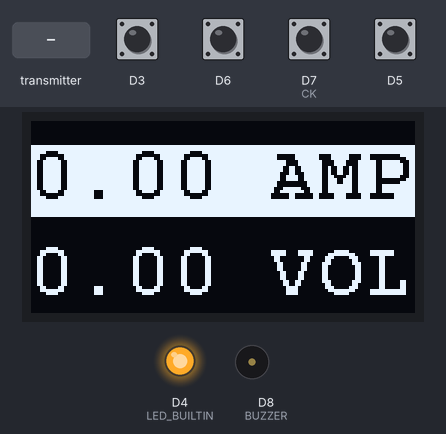
Bench run of a program on a simulated ESP8266 (NodeMCU). Parts: 128×64 one-colour display, output pins drawn as LEDs (lit = HIGH, except the on-board LED, lit = LOW), buzzer (waves = sounding). Dashed ring = blinking. The inputs (shaded band) are chosen by the test bench; at power-on: D3, D5, D6, D7 (CK) HIGH. What the program prints to the serial monitor is not drawn.

Above: at 3.2 s.
3.3 s: the transmitter starts sending limiteTension = 1
At 3.7 s:
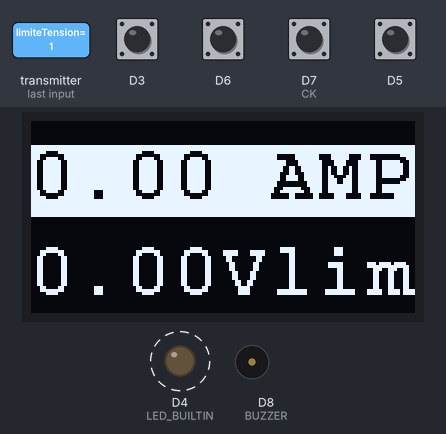
5.8 s: D5 pulled LOW for 0.15 s
At 6.59 s:
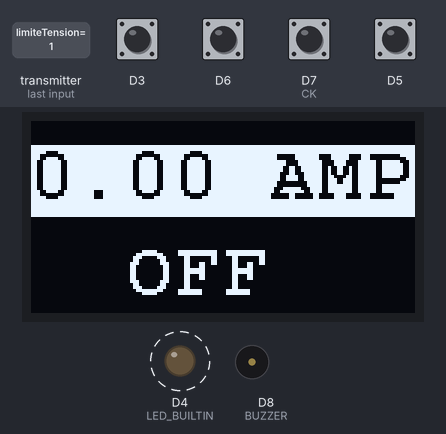
8.3 s: D3 pulled LOW for 0.15 s
At 8.7 s:
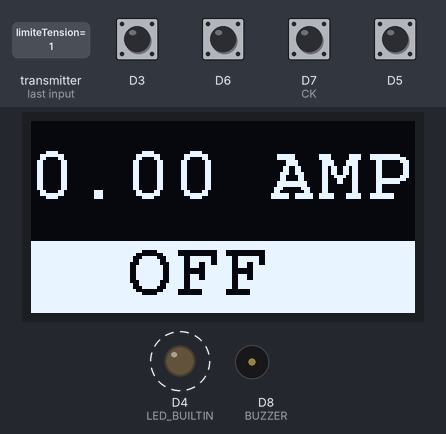
10.8 s: D5 pulled LOW for 1 s
At 11.59 s:
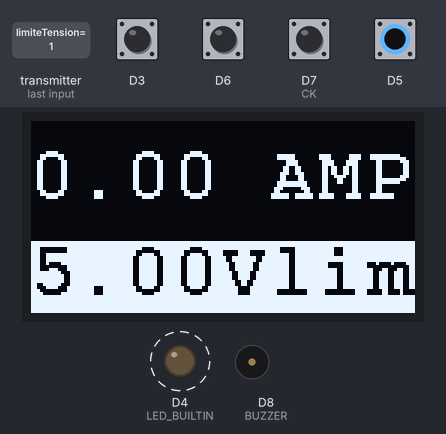
13.3 s: the transmitter starts sending limiteTension = 0
At 13.7 s:
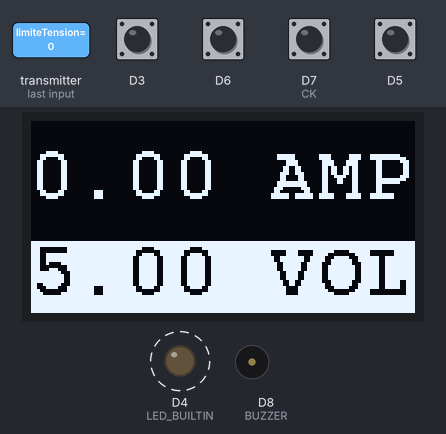
15.8 s: D7 (CK) pulled LOW for 0.15 s
At 16.59 s:
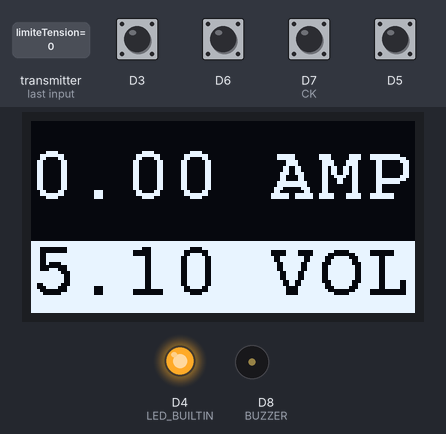
Timing chart, 0 to 18.4 s (numbered marks = the images above; inputs shaded):
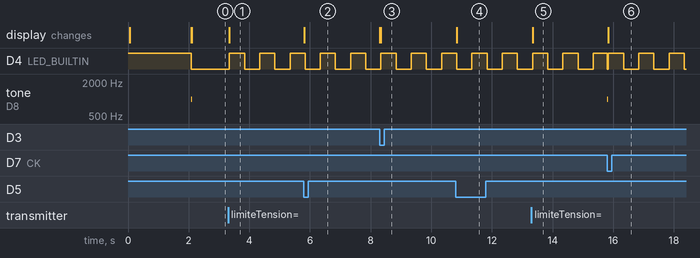

The program:

main.cpp
```cpp
/**********************************************************
  Proyecto: Electrónica para detector de haces moleculares
  OT:20220390
    Dos microcontroladores esp8266; uno a tensión de
    red lee los set point de tensión y corriente del
    filamento y lo envía al microcontrolador del filamento
    que a su vez devuelve los valres medidos de tensión
    y corriente del filamento
***********************************************************/
/*******************************************
MAPA DE PINES PARA EL WEMOS D1 MINI ESP8266
SS =15
MOSI=13
MISO=12
SCK=14
A0=17 ¿?
PIN_WIRE_SDA=4
PIN_WIRE_SCL=5
LED_BUILTIN=2
D0   = 16
D1   = 5
D2   = 4
D3   = 0
TXD1=D4   = 2
D5   = 14
D6   = 12
D7   = 13
TXD2=D8  = 15
RXD=D9   = 3
TXD=D10  = 1
**********************************************************/
//*********************************************************
//
// Seleccionar uno u otro dispositivo.
// Cambiar tambien el upload_port en platformio.ini
//
//#define FILAMENTO //Si se comenta se compila setpoint
//*********************************************************
#ifdef FILAMENTO
  #include "filamento.h"
#else
  #include "setpoint.h"
#endif
//MAC de filamento 08:3A:8D:CF:85:8A
//MAC del setpoint 48:55:19:E0:27:40 antigua
//MAC del setpoint 24:D7:EB:CB:6A:7C actual
// Comandos para compilar y cargar
//C:\Users\Patricio\.platformio\penv\Scripts\platformio.exe run --target upload --upload-port COM30
//C:\Users\PC.5014885\.platformio\penv\Scripts\platformio.exe run --target upload --upload-port COM33
//****************** fin ***********************************
```

scpi.h
```cpp
#ifndef SCPI_LOCAL_H
#define SCPI_LOCAL_H
/************************************************************************
 *  SCPI declaraciones, funciones propias y menús
 ************************************************************************/
#include <Arduino.h>
#include <Wire.h>
#include "SegaSCPI.h"
#include <ESP8266WiFi.h>      //Para que reconozca tipos
extern ESP8266WiFiClass WiFi; // Objeto en el programa principal
extern const char * identificacion;
extern bool depuracion;
extern bool reguladorActivo;
/***********************************************************************
 *  Prototipos de funciones scpi
 ************************************************************************/
void clsSCPI(void);
void opcSCPI(void);
void idnSCPI(void);
void errorSCPI(void);
void reset(void);
void help(void);
void envia_mac(void);
void busca_i2c(void);
void modo_depuracion(void);
void cambia_regulador(void);
extern void display_on_off(void);
extern void suena_beep(void);
extern void set_flag_1(void);
/***********************************************************************
 *  Prototipos de funciones comunes
 ************************************************************************/
//String NombreDelSistema = "Clima salon"; // Puesto para depuración. Se puede quitar.
// Lista de errores:
String Errores[] =
    {
        // Errores del sistema SCPI 0...6 ya están definidas
        // Errores personalizados por el usuario
        "7 ",
        "8 ",
        "9 ",
        "10 ",
};
/************************************************************************
    Menú scpi
*************************************************************************/
MENU_SCPI // menú de  comandos
    {
        // SCPI_SUBMENU(NIVEL1,N1)	//COMANDOS DEL PC
        // Comandos que ejecutan funciones definidas en la librería Segainvex_SCPI_Serial

        SCPI_COMANDO(SETFLAG1,SF1,set_flag_1)   //cambia flag1
        SCPI_COMANDO(DISPLAY,DSY,display_on_off)   //apaga el display
        SCPI_COMANDO(REGULADOR,REG,cambia_regulador)   //modifica el regulador
        SCPI_COMANDO(BUZZER,BUZ,suena_beep)   //hace sonar el buzzer
        SCPI_COMANDO(DEP,DEP,modo_depuracion)   //activa el flag de depuración
        SCPI_COMANDO(I2C,I2C,busca_i2c)   //
        SCPI_COMANDO(MAC, MAC, envia_mac)   //
        SCPI_COMANDO(RESET, RST, reset)     // Resetea el ESP32
        SCPI_COMANDO(ERROR, ERR, errorSCPI) // Envía el ultimo error
        SCPI_COMANDO(HELP, HLP, help)       // Lee los comandos disponibles
        SCPI_COMANDO(*IDN, *IDN, idnSCPI)   // Identifica el instrumento
        SCPI_COMANDO(*OPC, *OPC, opcSCPI)   // Devuelve un 1 al PC
        SCPI_COMANDO(*CLS, *CLS, clsSCPI)   // Borra la pila de errores
    };
/************************************************************************
                      Nivel principal
*************************************************************************/
tipoNivel Raiz[] = SCPI_RAIZ // Declaración OBLIGATORIA del nivel Raiz. Siempre igual
    /***********************************************************************
     *                       Objeto scpi
     ************************************************************************/

    SegaSCPI scpi(Raiz, identificacion, Errores);
#define print_scpi scpi.PuertoActual->println
/************************************************************************
        Definición de funciones scpi comunes a todos los sistemas
*************************************************************************/
/************************************************************************
    Función del Comando: ERROR ó ERR
    Envia por el puerto el último error registrado por SEGAINVEX-SCPI
*************************************************************************/
void errorSCPI(void) { scpi.errorscpi(0); }
/*************************************************************************
  Función del Comando: *IDN"
   Envia por el puerto una cadena que identifica al sistema
   Se ejecuta en 1ms
 *************************************************************************/
void idnSCPI(void)
{
  scpi.enviarNombreDelSistema();
}
/************************************************************************
 Función del Comando:*OPC
 Envia por el puerto el carácter uno
 Se ejecuta en 1ms
 *************************************************************************/
void opcSCPI(void) { print_scpi("1"); }
/*************************************************************************
    Comando: CLS
    Limpia la pila de errores de SEGAINVEX-SCPI
  Se ejecuta en 430us
 *************************************************************************/
void clsSCPI(void) { scpi.errorscpi(-1); }
/*************************************************************************/

// void reset(void);
// void help(void);

/*************************************************************************
  Reset RESET,RST
**************************************************************************/
void reset()
{
  print_scpi("se va a resetear el sistema");
  delay(500);
  ESP.restart();
}
/************************************************************************
  envia los comandos propios del sistema.
  HELP,HLP
 ************************************************************************/
void help()
{
  print_scpi("HELP\n el sistema debuelve los comandos\ndisponibles");
  print_scpi("RESET,RST\n el sistema se resetea");
  print_scpi("DEP 1/0\n el sistema entra/sale a modo depuracion");
  print_scpi("I2C\n devuelve la mac del ESP8266\n");
  print_scpi("DEP\n modifica el flag de depuracion\n");
  print_scpi("REG 1/0\n regulador en lazo cerrado/abierto\n");
  print_scpi("MAC\n devuelve la mac del ESP8266\n");
  print_scpi("DSY 1/0\n activa desactiva display\n");
  print_scpi("ERR\n devuelve el ultimo error del sistema\n");
  print_scpi("*IDN\n devuelve el nombre del sistema\n");
}
/************************************************************************
  envia mac del dispositivo
  MAC,MAC
 ************************************************************************/

void envia_mac()
{
   print_scpi(WiFi.macAddress());
}
/************************************************************************
  Activa el flag depuracion
  DEP,DEP
 ************************************************************************/
void modo_depuracion(void)
{
  scpi.actualizaVarBooleana(&depuracion);
}
/************************************************************************
  Busca dispositivos i2c
  I2C,I2C
 ************************************************************************/
void busca_i2c(void)
{
  byte error, address;
  int nDevices;
  Wire.begin();
  Serial.println("Buscando dispositivos i2c...");
  nDevices = 0;
  for (address = 1; address < 127; address++)
  {
    // The i2c_scanner uses the return value of
    // the Write.endTransmisstion to see if
    // a device did acknowledge to the address.
    Wire.beginTransmission(address);
    error = Wire.endTransmission();

    if (error == 0)
    {
      Serial.print("Dispositivo i2c encontrado en 0x");
      if (address < 16)
        Serial.print("0");
      Serial.print(address, HEX);
      Serial.println("  !");

      nDevices++;
    }
    else if (error == 4)
    {
      Serial.print("error desconocido en 0x");
      if (address < 16)
        Serial.print("0");
      Serial.println(address, HEX);
    }
  }
  if (nDevices == 0)
    Serial.println("No se han encontrado dispositivos i2c\n");
  else
    Serial.println("...hecho\n");
}
/************************************************************************
  cambia una variable boolenan que condiciona el comportamiento del
  regulador
 ************************************************************************/
void cambia_regulador(void)
{
    scpi.actualizaVarBooleana(&reguladorActivo);
}
/************************************************************************/

#endif // SCPI_LOCAL_H
```

tipos.h
```cpp
#ifndef TIPOS_H
#define TIPOS_H
//
#include <Arduino.h>
// tipos
typedef struct struct_message
{
    short estado;
    bool  swPulsado;
    bool  limiteTension;
    float vFilamento;
    float iFilamento;
    float temperatura;
    short potTension;
    short potCorriente;
} struct_message;
//
#endif
```

Source omitted: setpoint.h (20673 bytes)

Measured:
- after the input at 3.3 s, D4 (LED_BUILTIN): alternates HIGH for 0.50 s and LOW for 0.50 s, starting at once; the display: changes at once (image 1)
- after the input at 5.8 s, the display: changes at once (image 2)
- after the input at 8.3 s, the display: first changes at once (image 3 shows a later state)
- after the input at 10.8 s, the display: changes at once (image 4)
- after the input at 13.3 s, the display: changes at once (image 5)
- after the input at 15.8 s, tone on D8 (BUZZER): silent → 1000 Hz at once, → silent 0.01 s later; the display: changes at once (image 6)
